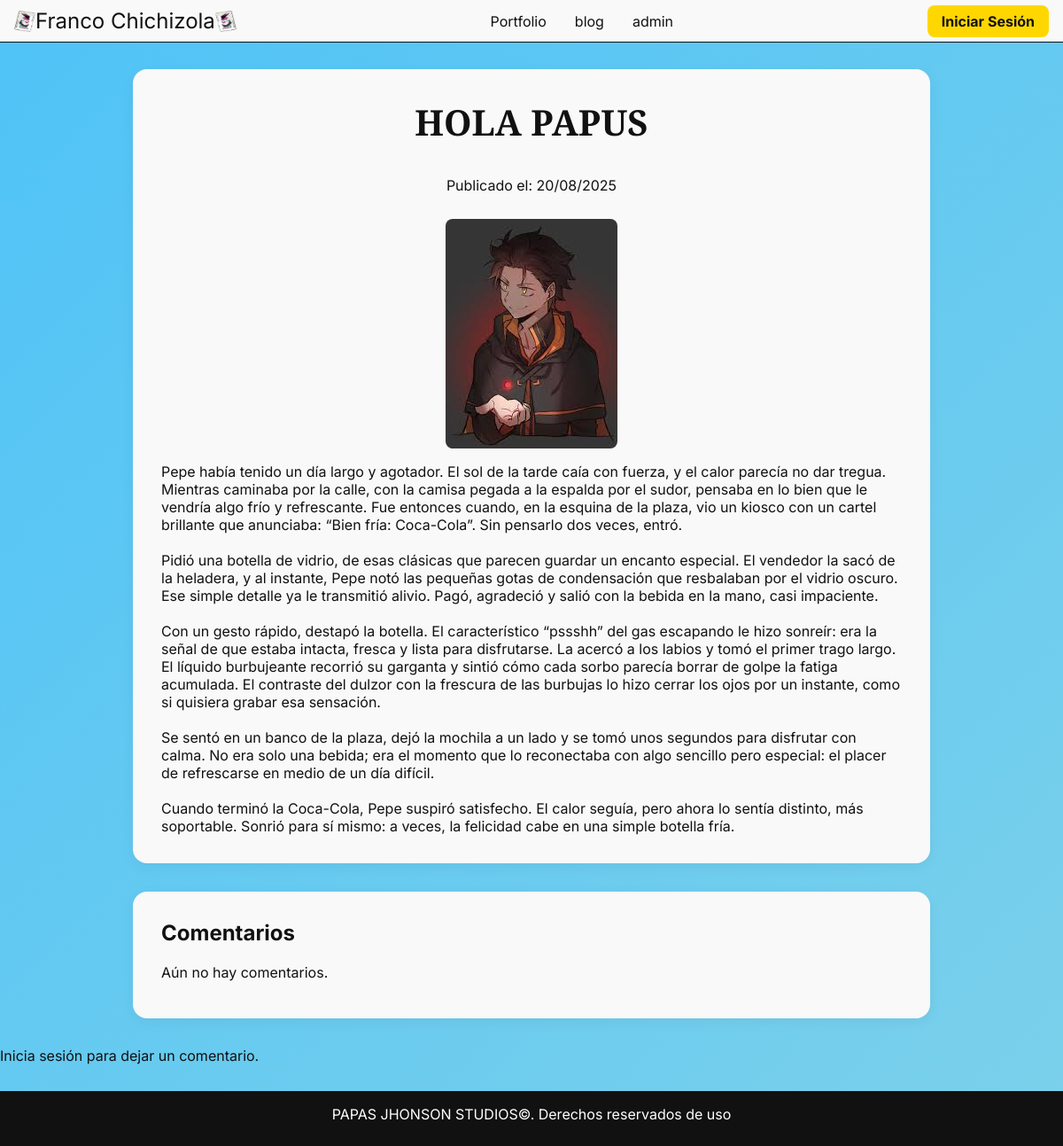
The page /blog/post/hola-papus/ on the database as committed earlier.
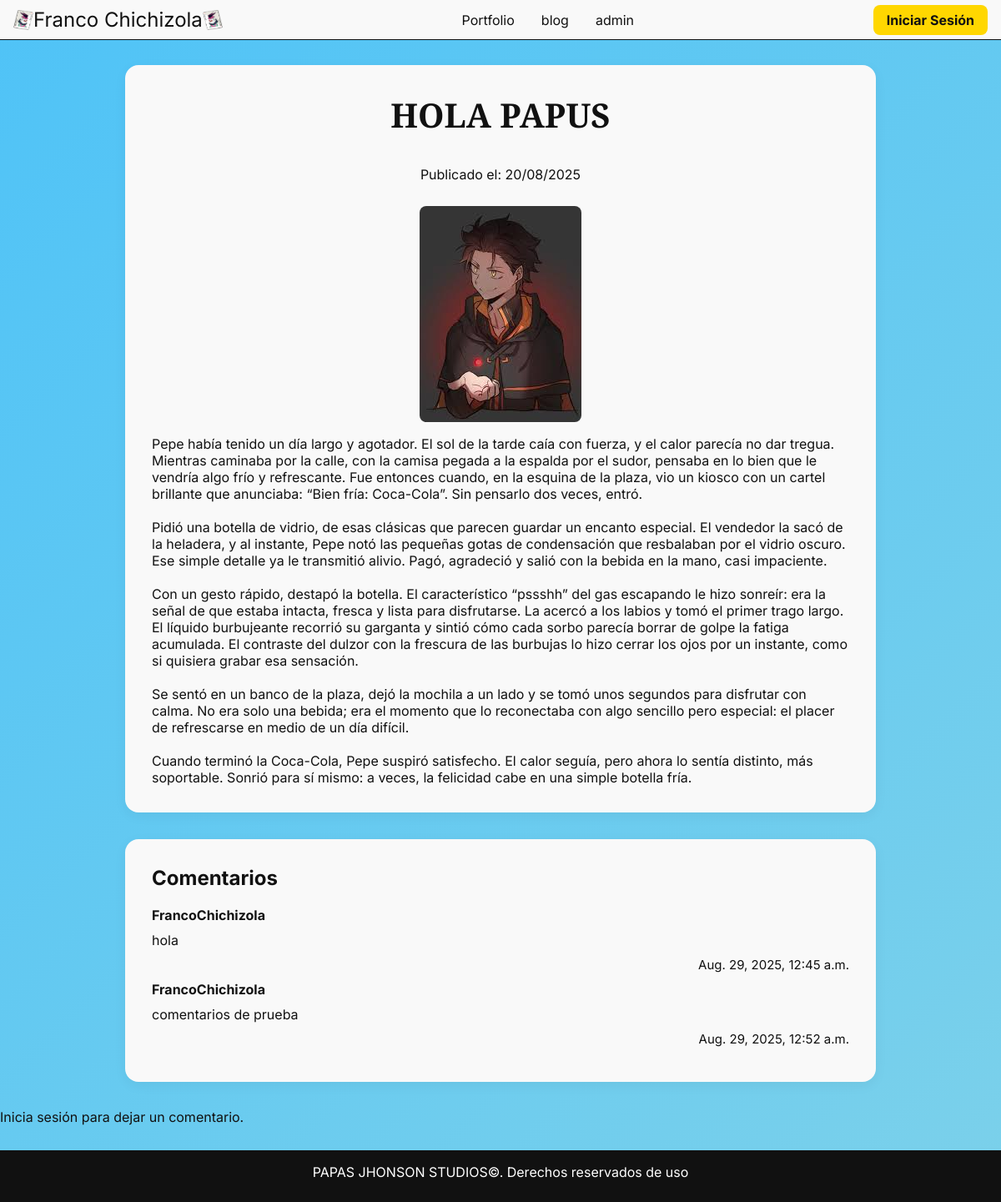
The same page on the database as committed later.
### blog/models.py (models this page shows, shortened)
class Post(models.Model):
    titulo = models.CharField(max_length=100)
    titulo_slug = models.SlugField(unique=True, blank=True)
    contenido = models.TextField()
    archivo_multimedia = models.FileField(upload_to='post_files/', blank=True, null=True)
    fecha_creacion = models.DateTimeField(auto_now_add= True)

class Comentario(models.Model):
    post = models.ForeignKey(Post,on_delete=models.CASCADE)
    usuario = models.ForeignKey(User,on_delete=models.CASCADE)
    texto = models.TextField()
    fecha_creacion = models.DateTimeField(auto_now_add= True)

### blog/views.py (the view)
# urls.py: path("post/<slug:slug>/", views.detalle_post, name="detalle_post"),
def detalle_post(request, slug):
    post = get_object_or_404(Post, titulo_slug=slug)
    comentarios = post.comentario_set.all()
    if request.method == 'POST':
        form = ComentarioForm(request.POST)
        if form.is_valid():
            Comentario.objects.create(
                post=post,
                usuario=request.user,
                texto=form.cleaned_data["texto"]
            )
            return redirect("detalle_post", slug=post.titulo_slug)
    else:
        form = ComentarioForm()
    context = {
        "post": post,
        "comentarios": comentarios,
        "form": form,
    }
    return render(request, "blog/detalle_post.html", context)

### blog/templates/blog/detalle_post.html
{% extends "blog/base.html" %}
{% load static %} {% block css %}
    <link rel="stylesheet" href="{% static 'blog/css/detalle_post.css' %}">
{% endblock css %}
{% block content %}
    <article>
        <h1>{{ post.titulo }}</h1>
        <p>Publicado el: {{ post.fecha_creacion|date:"d/m/Y" }}</p>
        {% if post.archivo_multimedia %}
            <img src="{{ post.archivo_multimedia.url }}" alt="{{ post.titulo }}">
        {% endif %}
        <div>
            {{ post.contenido|linebreaksbr }}
        </div>
    </article>
    <div class= "comentarios">
        <h2>Comentarios</h2>
        {% for comentario in comentarios %}
            <p><strong>{{ comentario.usuario.username }}</strong></p>
            <p>{{ comentario.texto }}</p>
            <p class= 'fecha_creacion'>{{ comentario.fecha_creacion }}</p>
        {% empty %}
            <p>Aún no hay comentarios.</p>
        {% endfor %}
    </div>
    {% if user.is_authenticated %}
        <form method="post">
            {% csrf_token %}
            {{ form.as_p }}
            <button type="submit">Enviar comentario</button>
        </form>
    {% else %}
        <p>Inicia sesión para dejar un comentario.</p>
    {% endif %}
{% endblock %}

### blog/templates/blog/base.html (shortened to what this page needs)
{% load static %}
<!DOCTYPE html>
<html lang="es">
<head>
    {% block css %} {% endblock css %}
</head>
<body>
    <header>
        <div class="NombrePagina">
            <img class="invertida" src="{% static 'portfolio/assets/favicon.png' %}" alt="icono" />
            <span>Franco Chichizola</span>
            <img src="{% static 'portfolio/assets/favicon.png' %}" alt="icono" />
        </div>
        <nav>
            <ul>
                <li><a href="/">Portfolio</a></li>
                <li><a href="/blog">blog</a></li>
                <li><a href="/admin">admin</a></li>
            </ul>
        </nav>
        <div>
            {% if user.is_authenticated %}
                <p>Hola, {{ user.username }}!</p>
                <form action="{% url 'logout' %}" method="post" style="display: inline;">
                    {% csrf_token %}
                    <button type="submit">Cerrar Sesión</button>
                </form>
            {% else %}
                <a href="{% url 'login' %}">Iniciar Sesión</a>
            {% endif %}
        </div>
        </header>
    <main>
        {% block content %}
        {% endblock %}
    </main>
    <footer>
        <p>PAPAS JHONSON STUDIOS©. Derechos reservados de uso</p>
    </footer>
</body>
</html>

### blog/static/blog/css/detalle_post.css (style rules this page uses)
:root { --color-primario: #111; --color-secundario: #f9f9f9; --color-terciario: #ffd700; --font-general: 'Inter', sans-serif; --font-titulo: 'Playfair Display', serif; --font-nombre: 'Rubik', sans-serif; --transition-speed: 0.3s; }
* { padding: 0; margin: 0; box-sizing: border-box; font-family: var(--font-general); }
html { scroll-behavior: smooth; }
body { background: linear-gradient(-45deg, #fff9c4, #4fc3f7); background-size: 400% 400%; animation: fondoMover 8s ease infinite; color: var(--color-primario); }
header { position: sticky; top: 0; display: flex; justify-content: space-between; align-items: center; border-bottom: 1px solid var(--color-primario); background-color: var(--color-secundario); width: 100%; height: 3rem; z-index: 1000; padding: 0.5rem 1rem; }
.NombrePagina { display: flex; align-items: center; font-family: var(--font-titulo); font-size: 1.5rem; flex-shrink: 0; }
.NombrePagina img { width: 1.5rem; height: 1.5rem; }
.invertida { transform: scaleX(-1); }
header nav ul { display: flex; list-style: none; gap: 2rem; }
header nav ul li a { color: inherit; text-decoration: none; transition: color var(--transition-speed); }
header div:last-child { display: flex; align-items: center; gap: 1rem; }
header div:last-child a, header div:last-child button { text-decoration: none; color: var(--color-primario); background-color: var(--color-terciario); padding: 0.5rem 1rem; border: none; border-radius: 0.5rem; font-weight: bold; cursor: pointer; transition: background-color var(--transition-speed); }
article h1 { font-family: var(--font-titulo); text-align: center; font-size: 2.5rem; margin-bottom: 2rem; color: var(--color-primario); }
article { display: flex; flex-direction: column; align-items: center; padding: 2rem 1rem; max-width: 900px; margin: 0 auto; margin-top: 30px; background-color: var(--color-secundario); border-radius: 1rem; padding: 2rem; margin-bottom: 2rem; box-shadow: 0 4px 15px rgba(0, 0, 0, 0.05); transition: transform var(--transition-speed); }
article img { width: auto; height: auto; border-radius: 0.5rem; margin-top: 1rem; margin-bottom: 1rem; }
article p { line-height: 1.6; margin-bottom: 0.5rem; text-align: center; }
.comentarios { padding: 2rem 1rem; max-width: 900px; margin: 0 auto; background-color: var(--color-secundario); border-radius: 1rem; padding: 2rem; margin-bottom: 2rem; box-shadow: 0 4px 15px rgba(0, 0, 0, 0.05); transition: transform var(--transition-speed); }
h2 { padding-bottom: 20px; }
.fecha_creacion { font-size: 15px; text-align: right; }
p { margin-bottom: 10px; }
footer { margin-top: 30px; background: #111; color: #fff; text-align: center; padding: 1rem 0; position: sticky; width: 100%; height: 100%; }

Rows that differ between the two databases and show on the page:
added Comentario: usuario.username "FrancoChichizola", texto "hola", fecha_creacion "Aug. 29, 2025, 12:45 a.m."
added Comentario: usuario.username "FrancoChichizola", texto "comentarios de prueba", fecha_creacion "Aug. 29, 2025, 12:52 a.m."
Other text that changed with them:
text no longer shown: "Aún no hay comentarios."
